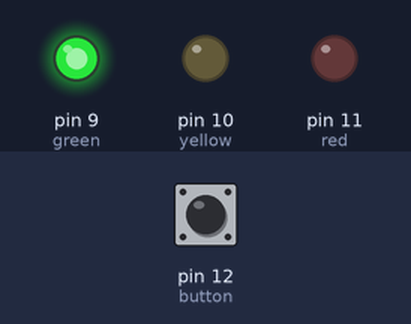
Bench run of a sketch on a simulated Arduino Uno, built with avr-gcc and run on an emulated ATmega328P. On the bench: output pins drawn as LEDs (lit = HIGH). Inputs (shaded band) come from the test bench; at power-on: pin 12 (button) LOW.

Above: at 1.0 s.
At 3.0 s:
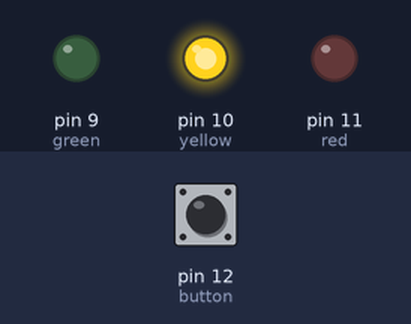
At 5.0 s:
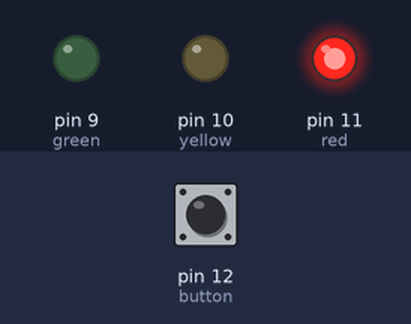
Timing chart, 0 to 7.8 s (numbered marks = the images above):
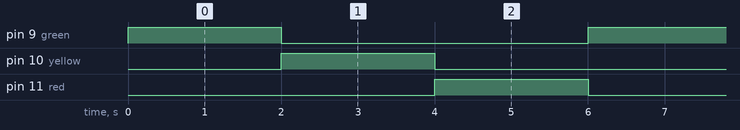

Measured:
- by itself, pin 9 (green), pin 10 (yellow), pin 11 (red): alternates HIGH for 2.0 s and LOW for 4.0 s
- by itself, everything shown: repeats every 6.0 s, in 3 steps

The sketch:

lab05.ino
```cpp
// C++ code
//

int red = 11;
int yellow = 10;
int green = 9;
int button = 12;
int buttonState = 0;
int time = 0;
int option = 0;

void setup()
{
  pinMode(red, OUTPUT);
  pinMode(yellow, OUTPUT);
  pinMode(green, OUTPUT);
  pinMode(button, INPUT);
  Serial.begin(9600);

}

void red_on(int time){
  digitalWrite(red, HIGH);
  digitalWrite(yellow, LOW);
  digitalWrite(green, LOW);
  delay(time);
}

void yellow_on(int time){
  digitalWrite(red, LOW);
  digitalWrite(yellow, HIGH);
  digitalWrite(green, LOW);
  delay(time);
}

void green_on(int time){
  digitalWrite(red, LOW);
  digitalWrite(yellow, LOW);
  digitalWrite(green, HIGH);
  delay(time);
}


void loop()
{
  	time = 2000;
    buttonState = digitalRead(button);
	if(buttonState == HIGH)
    {
      option = 2;
      time = 4000;
    }

  switch(option) {
   case 0:
	green_on(time);
    option++;
	break;
   case 1:
    yellow_on(time);
    option++;
	break;
   case 2:
    red_on(time);
    option=0;
	break;
  }
}
```
